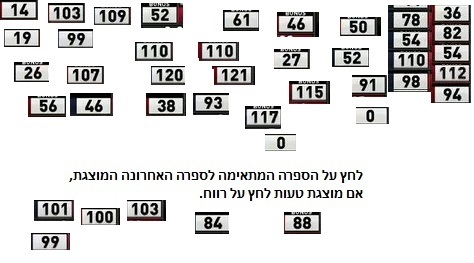
#> input picture Photos/GenPhotos/Gen_scorbox_only.jpg, 474 x 263 px, found by its file name
$ python GenData.py   (older library calls are emulated)
#> lines starting #> are read from the running program, lines starting #| are printed output that depends on the picture; after the words box and inside, x2 and y2 are one past the last pixel; in counts of white or black regions, pixels touching at a corner belong together
# GenData.py

import sys
import numpy as np
import cv2
import os

# module level variables ##########################################################################
MIN_CONTOUR_AREA = 20

RESIZED_IMAGE_WIDTH = 20
RESIZED_IMAGE_HEIGHT = 30

###################################################################################################
def main():
    imgTrainingNumbers = cv2.imread("Photos/GenPhotos/Gen_scorbox_only.jpg")
#> imgTrainingNumbers is the input picture: shape (263, 474, 3); mean B, G, R 218, 218.4, 219.1
    if imgTrainingNumbers is None:
        print ("Gen data: error: image not read from file... :(")
        # os.system("pause")
        return
    # end if

    imgGray = cv2.cvtColor(imgTrainingNumbers, cv2.COLOR_BGR2GRAY)          # get grayscale image
    imgBlurred = cv2.GaussianBlur(imgGray, (1,1), 0)                        # blur

                                                        # filter image from grayscale to black and white
    imgThresh = cv2.adaptiveThreshold(imgBlurred,                           # input image
                                      255,                                  # make pixels that pass the threshold full white
                                      cv2.ADAPTIVE_THRESH_GAUSSIAN_C,       # use gaussian rather than mean, seems to give better results
                                      cv2.THRESH_BINARY_INV,                # invert so foreground will be white, background will be black
                                      11,                                   # size of a pixel neighborhood used to calculate threshold value
                                      2)                                    # constant subtracted from the mean or weighted mean
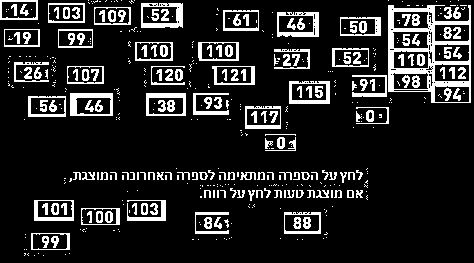
#> imgThresh: shape (263, 474); 14.4% white; 473 white regions (298 under 20 px), largest, box (x1, y1, x2, y2) and area: (388, 5, 471, 103) 2604, (141, 3, 183, 28) 483, (70, 93, 113, 116) 463

    #cv2.imshow("imgThresh", imgThresh)      # show threshold image for reference

    _, imgThresh = cv2.threshold(imgGray, 255, 255, cv2.THRESH_OTSU)# צ"ע
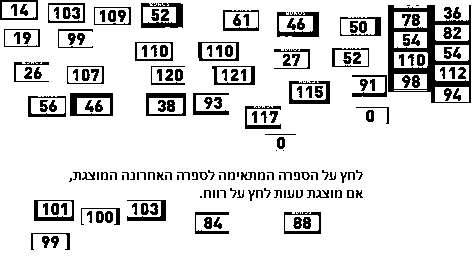
#> imgThresh: shape (263, 474); 86.3% white; 193 black regions (25 under 20 px)

    imgThreshCopy = imgThresh.copy()        # make a copy of the thresh image, this in necessary b/c findContours modifies the image

    imgContours, npaContours, npaHierarchy = cv2.findContours(imgThreshCopy,        # input image, make sure to use a copy since the function will modify this image in the course of finding contours
                                                 cv2.RETR_TREE,                 # retrieve the outermost contours only  RETR_EXTERNAL
                                                 cv2.CHAIN_APPROX_SIMPLE)           # compress horizontal, vertical, and diagonal segments and leave only their end points
#> npaContours = 281 contours, 72 with area under 20; largest, box (x1, y1, x2, y2) and area: (0, 0, 474, 263) 123166, (387, 4, 472, 104) 7228, (140, 2, 184, 29) 1090, (276, 11, 320, 38) 1078, (69, 92, 114, 117) 1054; npaHierarchy = 281 rows, first 6: [3, -1, 1, -1], [2, -1, -1, 0], [-1, 1, -1, 0], [-1, 0, 4, -1], [6, -1, 5, 3], [-1, -1, -1, 4]

                                # declare empty numpy array, we will use this to write to file later
                                # zero rows, enough cols to hold all image data
    npaFlattenedImages =  np.empty((0, RESIZED_IMAGE_WIDTH * RESIZED_IMAGE_HEIGHT))

    intClassifications = []         # declare empty classifications list, this will be our list of how we are classifying our chars from user input, we will write to file at the end

                                    # possible chars we are interested in are digits 0 through 9, put these in list intValidChars
    intValidChars = [ord('0'), ord('1'), ord('2'), ord('3'), ord('4'), ord('5'), ord('6'), ord('7'), ord('8'), ord('9')]#,
                     #ord('A'), ord('B'), ord('C'), ord('D'), ord('E'), ord('F'), ord('G'), ord('H'), ord('I'), ord('J'),
                     #ord('K'), ord('L'), ord('M'), ord('N'), ord('O'), ord('P'), ord('Q'), ord('R'), ord('S'), ord('T'),
                     #ord('U'), ord('V'), ord('W'), ord('X'), ord('Y'), ord('Z')]

    for npaContour in npaContours:                          # for each contour
        if cv2.contourArea(npaContour) > MIN_CONTOUR_AREA:          # if contour is big enough to consider
            [intX, intY, intW, intH] = cv2.boundingRect(npaContour)         # get and break out bounding rect

                                                # draw rectangle around each contour as we ask user for input
            cv2.rectangle(imgTrainingNumbers,           # draw rectangle on original training image
                          (intX, intY),                 # upper left corner
                          (intX+intW,intY+intH),        # lower right corner
                          (0, 0, 255),                  # red
                          1)                            # thickness

            imgROI = imgThresh[intY:intY+intH, intX:intX+intW]                                  # crop char out of threshold image
            imgROIResized = cv2.resize(imgROI, (RESIZED_IMAGE_WIDTH, RESIZED_IMAGE_HEIGHT))     # resize image, this will be more consistent for recognition and storage

            #cv2.imshow("imgROI", imgROI)                    # show cropped out char for reference
            cv2.imshow("imgROIResized", imgROIResized)      # show resized image for reference
            cv2.imshow("training_numbers.png", imgTrainingNumbers)      # show training numbers image, this will now have red rectangles drawn on it

            intChar = cv2.waitKey(0)                     # get key press

            if intChar == 27:                   # if esc key was pressed
                sys.exit()                      # exit program
            elif intChar in intValidChars:      # else if the char is in the list of chars we are looking for . . .

                intClassifications.append(intChar)                                                # append classification char to integer list of chars (we will convert to float later before writing to file)

                npaFlattenedImage = imgROIResized.reshape((1, RESIZED_IMAGE_WIDTH * RESIZED_IMAGE_HEIGHT))  # flatten image to 1d numpy array so we can write to file later
                npaFlattenedImages = np.append(npaFlattenedImages, npaFlattenedImage, 0)                    # add current flattened impage numpy array to list of flattened image numpy arrays
#> this loop made 2 passes; (key Q is pressed on pass 1)
#> (intX, intY, intW, intH) on passes 1 to 2: (2, 2, 34, 16), (19, 3, 10, 14)
#> pass 1, in main, `imgROIResized = cv2.resize(imgROI, (RESIZED_IMAGE_WIDTH, RESIZED_IMAGE..`:
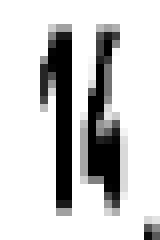
#> imgROIResized: shape (30, 20) (shown 8 times larger); min 0, max 255, mean 204.6
#> pass 2, in main, `imgROIResized = cv2.resize(imgROI, (RESIZED_IMAGE_WIDTH, RESIZED_IMAGE..`:
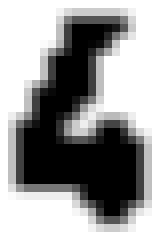
#> imgROIResized: shape (30, 20) (shown 8 times larger); min 0, max 255, mean 154.6
#> pass 2, in main, `cv2.imshow("training_numbers.png", imgTrainingNumbers)`:
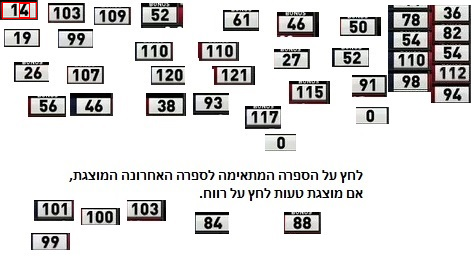
#> window 'training_numbers.png': shape (263, 474, 3); mean B, G, R 217.8, 218.2, 219.3
#> after the loop, intClassifications = []
            # end if
        # end if
    # end for

    fltClassifications = np.array(intClassifications, np.float32)                   # convert classifications list of ints to numpy array of floats

    npaClassifications = fltClassifications.reshape((fltClassifications.size, 1))   # flatten numpy array of floats to 1d so we can write to file later

    print ("\n\ntraining complete !!\n")

    print(npaFlattenedImages)
    print(npaClassifications)

    np.savetxt("OCR_file/classifications.txt", npaClassifications)           # write flattened images to file
    np.savetxt("OCR_file/flattened_images.txt", npaFlattenedImages)          #כנל:)

    cv2.destroyAllWindows()
    return True

###################################################################################################
if __name__ == "__main__":
    main()
#> (the program exits here)
